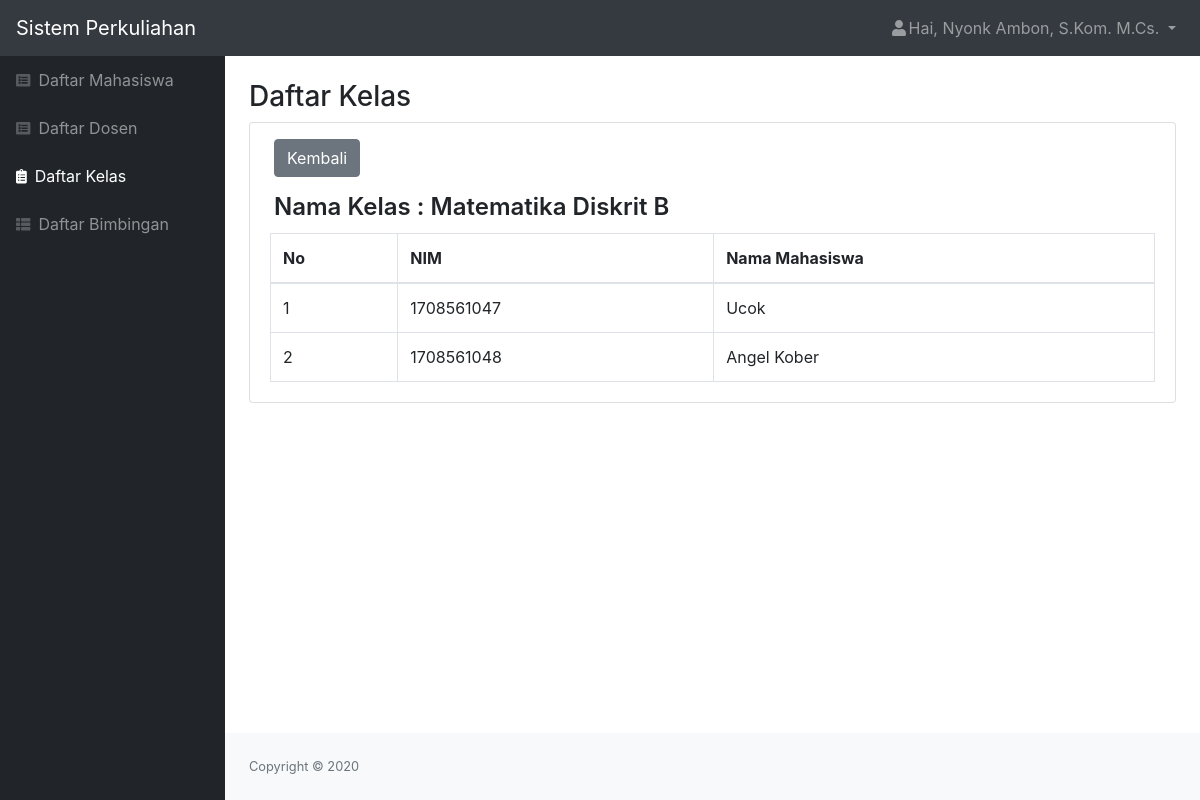
Screenshot of /php/kelas_lihat.php?id_kelas=1 (signed in) with the database file from the repository.
### tables this page shows
CREATE TABLE `kelas` (
  `id_kelas` int(11) NOT NULL,
  `nama_kelas` varchar(100) NOT NULL,
  `jam_kuliah` varchar(20) NOT NULL,
  `kuota_kelas` int(11) NOT NULL,
  `id_dosen` int(11) NOT NULL,
  `status` varchar(20) NOT NULL
);

CREATE TABLE `join_kelas` (
  `id_join` int(11) NOT NULL,
  `id_mahasiswa` int(11) NOT NULL,
  `id_kelas` int(11) NOT NULL
);

CREATE TABLE `mahasiswa` (
  `id_mahasiswa` int(11) NOT NULL,
  `role` char(1) NOT NULL,
  `nim` char(10) NOT NULL,
  `nama` varchar(50) NOT NULL,
  `email` varchar(50) NOT NULL,
  `alamat` varchar(50) NOT NULL,
  `tanggal_lahir` date NOT NULL,
  `status` varchar(20) NOT NULL,
  `password` varchar(300) NOT NULL
);

### php/kelas_lihat.php (the view, shortened to what this page needs)
<?php
include "function.php";
$nama = $_SESSION['nama'];
$role = $_SESSION['id'];
$id_kelas = $_GET['id_kelas'];
$queryKelas = mysqli_query($koneksi, "SELECT * FROM join_kelas INNER JOIN kelas ON join_kelas.id_kelas=kelas.id_kelas INNER JOIN mahasiswa ON join_kelas.id_mahasiswa=mahasiswa.id_mahasiswa WHERE kelas.id_kelas = '$id_kelas'");
$kelas = mysqli_query($koneksi, "SELECT nama_kelas FROM kelas WHERE id_kelas = '$id_kelas'");
?>
<!DOCTYPE html>
<html lang="en">
    <head>
        <link href="../css/styles.css" rel="stylesheet" />
        <link href="https://cdn.datatables.net/1.10.20/css/dataTables.bootstrap4.min.css" rel="stylesheet" />
    </head>
    <body class="sb-nav-fixed">
        <nav class="sb-topnav navbar navbar-expand navbar-dark bg-dark">
            <a class="navbar-brand" href="index.html">Sistem Perkuliahan</a>
            <ul class="navbar-nav ml-auto">
                <li class="nav-item dropdown">
                    <a class="nav-link dropdown-toggle" id="userDropdown" href="#" role="button" data-toggle="dropdown" aria-haspopup="true" aria-expanded="false"><i class="fas fa-user fa-fw"></i>Hai, <?= $nama; ?> </a>
                </li>
            </ul>
        </nav>
        <div id="layoutSidenav">
            <div id="layoutSidenav_nav">
                <nav class="sb-sidenav accordion sb-sidenav-dark" id="sidenavAccordion">
                    <div class="sb-sidenav-menu">
                        <div class="nav">
                            <a class="nav-link" href="mahasiswa.php"
                                ><div class="sb-nav-link-icon"><i class="fas fa-list-alt"></i></div>
                                Daftar Mahasiswa</a
                            >
                            <a class="nav-link" href="dosen.php"
                                ><div class="sb-nav-link-icon"><i class="fas fa-list-alt"></i></div>
                                Daftar Dosen</a
                            >
                            <a class="nav-link active" href="kelas.php"
                                ><div class="sb-nav-link-icon"><i class="fas fa-clipboard-list"></i></div>
                                Daftar Kelas</a
                            >
                            <a class="nav-link" href="bimbingan.php"
                                ><div class="sb-nav-link-icon"><i class="fas fa-th-list"></i></div>
                                Daftar Bimbingan</a
                            >
                        </div>
                    </div>
                </nav>
            </div>
            <div id="layoutSidenav_content">
                <main>
                    <div class="container-fluid">
                        <h3 class="mt-4">Daftar Kelas</h3>
                        <div class="card mb-4">
                        <?php if($role == "2" || $role == "1") { ?>
                            <div class="tambah mt-3 px-4">
                                <a href="kelas.php" class="btn btn-secondary">Kembali</a>
                            </div>
                        <?php } ?>
                        <?php $nama = mysqli_fetch_assoc($kelas); ?>
                            <div class="font mt-3 px-4 mb-0">
                                <h4 style="font-weight: 600;">Nama Kelas : <?= $nama['nama_kelas']; ?></h4>
                            </div>
                            <div class="card-body py-1">
                                <div class="table-responsive">
                                    <table class="table table-bordered" id="dataTable" width="100%" cellspacing="0">
                                        <thead>
                                            <tr>
                                                <th>No</th>
                                                <th>NIM</th>
                                                <th>Nama Mahasiswa</th>
                                            </tr>
                                        </thead>
                                        <?php $i=1; ?>
                                        <?php while($data = mysqli_fetch_assoc($queryKelas)) { ?>
                                            <tr>
                                                <td><?= $i; ?></td>
                                                <td><?= $data['nim']; ?></td>
                                                <td><?= $data['nama']; ?></td>
                                            </tr>
                                        <?php $i++; ?>
                                        <?php } ?>
                                    </table>
                                </div>
                            </div>
                        </div>
                </main>
                <?php include "footer.php" ?>
            </div>
        </div>
    </body>
</html>

### rows the page displays
kelas: nama_kelas "Matematika Diskrit B"
join_kelas: id_mahasiswa.nim "1708561047", id_mahasiswa.nama "Ucok"
join_kelas: id_mahasiswa.nim "1708561048", id_mahasiswa.nama "Angel Kober"

### other values shown
$nama "Nyonk Ambon, S.Kom. M.Cs."
